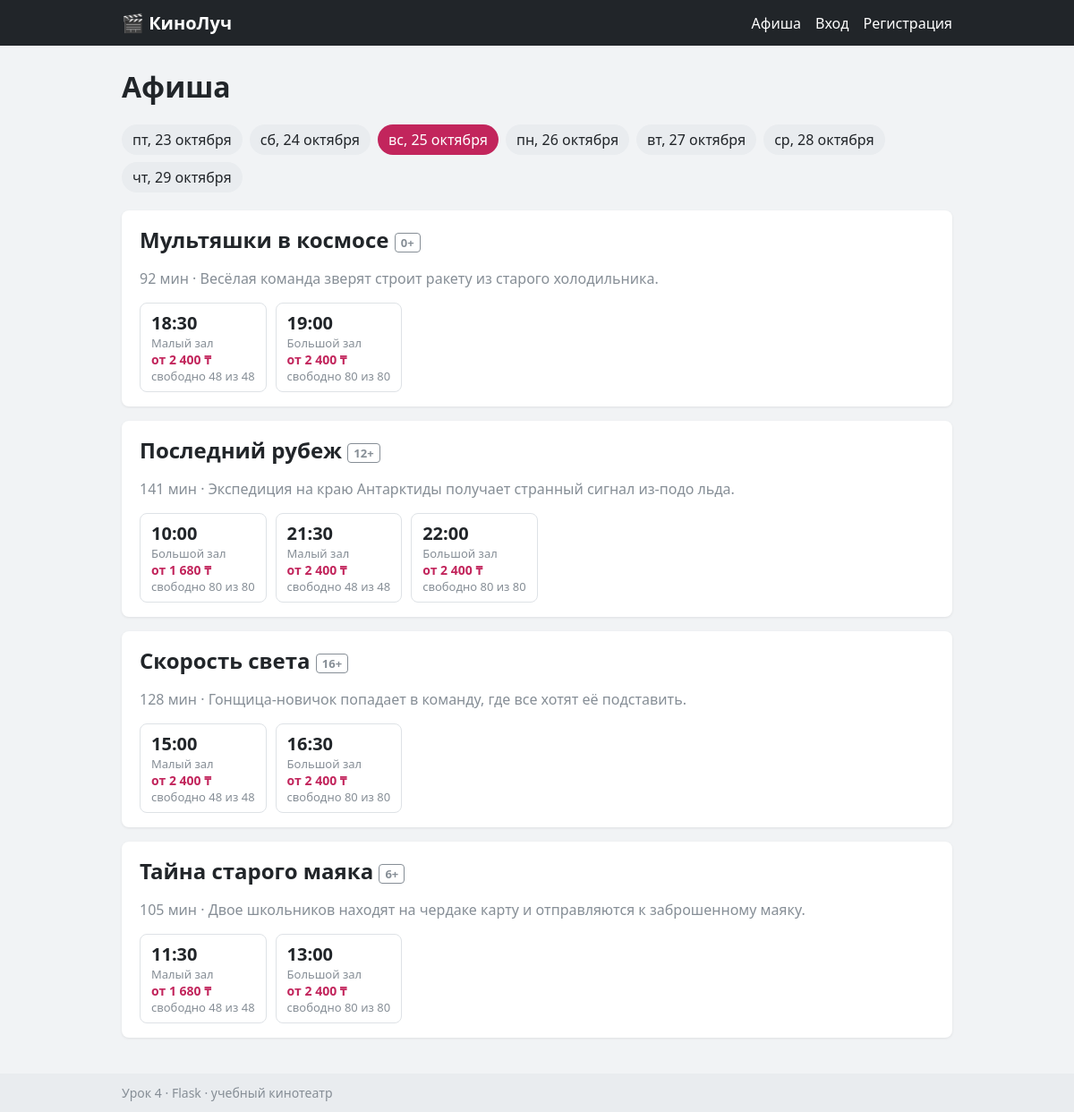
The app's page /?day=2026-10-25 with its own data.
### tables this page shows
CREATE TABLE movies (
    id INTEGER PRIMARY KEY AUTOINCREMENT,
    title TEXT NOT NULL,
    duration_min INTEGER NOT NULL,
    age TEXT NOT NULL,
    description TEXT NOT NULL
);

CREATE TABLE halls (
    id INTEGER PRIMARY KEY AUTOINCREMENT,
    name TEXT NOT NULL,
    rows_count INTEGER NOT NULL,
    seats_count INTEGER NOT NULL
);

### app/views/schedule.py (the view)
@bp.route("/")
def index():
    days = dates.next_days(config.DAYS_AHEAD)
    day = dates.parse_day(request.args.get("day"), date.today())
    if day not in days:
        day = days[0]
    movies = {}
    for st in showtimes_repo.for_day(day):
        if st.is_past():
            continue
        free = st.hall.capacity - showtimes_repo.count_taken(st.id)
        entry = movies.setdefault(st.movie.id, {"movie": st.movie, "showtimes": []})
        entry["showtimes"].append({
            "showtime": st,
            "free": free,
            "price": pricing.min_price(st),
        })
    for entry in movies.values():
        entry["showtimes"].sort(key=lambda item: item["showtime"].start)
    return render_template("schedule.html", days=days, day=day, movies=list(movies.values()))

### app/auth.py (called while the page is built, shortened)
def current_user():
    user_id = session.get("user_id")
    if user_id is None:
        return None

def inject_user():
    return {"user": current_user()}

### app/db.py (called while the page is built)
def get_db():
    if "db" not in g:
        if not os.path.exists(config.DATABASE):
            init_db()
        g.db = sqlite3.connect(config.DATABASE)
        g.db.row_factory = sqlite3.Row
    return g.db

### app/models/hall.py (called while the page is built)
    @property
    def capacity(self):
        return self.rows * self.seats

### app/models/showtime.py (called while the page is built)
    def is_past(self, now=None):
        now = now or datetime.now()
        return self.start <= now

### app/repositories/showtimes.py (called while the page is built)
def _to_showtime(row):
    return Showtime(
        id=row["id"],
        start=datetime.strptime(row["start"], "%Y-%m-%d %H:%M"),
        movie=Movie(
            id=row["movie_id"],
            title=row["title"],
            duration_min=row["duration_min"],
            age=row["age"],
            description=row["description"],
        ),
        hall=Hall(
            id=row["hall_id"],
            name=row["hall_name"],
            rows=row["rows_count"],
            seats=row["seats_count"],
        ),
    )

def for_day(day):
    rows = get_db().execute(queries.SHOWTIMES_BY_DAY, (day.isoformat(),)).fetchall()
    return [_to_showtime(r) for r in rows]

def count_taken(showtime_id):
    return get_db().execute(queries.COUNT_TAKEN, (showtime_id,)).fetchone()[0]

### app/services/pricing.py (called while the page is built)
def seat_price(showtime, row):
    price = config.BASE_PRICE
    if showtime.start.hour < config.MORNING_UNTIL:
        price = price * (100 - config.MORNING_DISCOUNT_PERCENT) // 100
    if is_weekend(showtime.start):
        price = price * (100 + config.WEEKEND_EXTRA_PERCENT) // 100
    if row > showtime.hall.rows - config.VIP_ROWS:
        price += config.VIP_EXTRA
    return price

def row_prices(showtime):
    return {row: seat_price(showtime, row) for row in range(1, showtime.hall.rows + 1)}

def min_price(showtime):
    return min(row_prices(showtime).values())

### app/utils/dates.py (called while the page is built)
def is_weekend(day):
    return day.isoweekday() >= 6

def human_day(day):
    return f"{WEEKDAYS[day.weekday()]}, {day.day} {MONTHS[day.month - 1]}"

def hhmm(moment):
    return moment.strftime("%H:%M")

def next_days(count):
    today = date.today()
    return [today + timedelta(days=i) for i in range(count)]

def parse_day(text, default):
    try:
        return datetime.strptime(text, "%Y-%m-%d").date()
    except (TypeError, ValueError):
        return default

### app/utils/formatting.py (called while the page is built)
def money(value):
    return f"{value:,}".replace(",", " ") + " ₸"

### app/templates/schedule.html (shortened to what this page needs)
{% extends "base.html" %}
{% block content %}
  <h1>Афиша</h1>
  <div class="days">
    {% for d in days %}
      <a class="day {% if d == day %}day--active{% endif %}"
         href="{{ url_for('schedule.index', day=d.isoformat()) }}">{{ d|day }}</a>
    {% endfor %}
  </div>
  {% if movies %}
    {% for entry in movies %}
      <section class="movie">
        <div class="movie__head">
          <h2>{{ entry['movie'].title }} <span class="age">{{ entry['movie'].age }}</span></h2>
          <p class="muted">{{ entry['movie'].duration_min }} мин · {{ entry['movie'].description }}</p>
        </div>
        <div class="slots">
          {% for item in entry['showtimes'] %}
            {% set st = item['showtime'] %}
            <a class="slot" href="{{ url_for('schedule.showtime', showtime_id=st.id) }}">
              <span class="slot__time">{{ st.start|hhmm }}</span>
              <span class="slot__hall">{{ st.hall.name }}</span>
              <span class="slot__price">от {{ item['price']|money }}</span>
              <span class="slot__free">свободно {{ item['free'] }} из {{ st.hall.capacity }}</span>
            </a>
          {% endfor %}
        </div>
      </section>
    {% endfor %}
  {% else %}
    <p class="muted">На этот день сеансов больше нет.</p>
  {% endif %}
{% endblock %}

### app/static/css/style.css (style rules this page uses)
* { box-sizing: border-box; }
body { margin: 0; font-family: "Segoe UI", Arial, sans-serif; background: #f1f3f5; color: #212529; display: flex; flex-direction: column; min-height: 100vh; }
a { color: #c2255c; }
h1 { margin-top: 0; }
.muted { color: #868e96; }
.age { display: inline-block; font-size: 13px; padding: 1px 6px; border: 1px solid #868e96; border-radius: 4px; color: #868e96; vertical-align: middle; }
.days { display: flex; flex-wrap: wrap; gap: 8px; margin-bottom: 20px; }
.day { padding: 6px 12px; border-radius: 999px; background: #e9ecef; color: #212529; text-decoration: none; }
.day--active { background: #c2255c; color: #fff; }
.movie { background: #fff; border-radius: 8px; padding: 16px 20px; margin-bottom: 16px; box-shadow: 0 1px 3px rgba(0, 0, 0, 0.08); }
.movie__head h2 { margin: 0 0 4px; }
.slots { display: flex; flex-wrap: wrap; gap: 10px; margin-top: 12px; }
.slot { display: flex; flex-direction: column; min-width: 130px; padding: 8px 12px; border: 1px solid #dee2e6; border-radius: 8px; color: #212529; text-decoration: none; }
.slot__time { font-size: 20px; font-weight: bold; }
.slot__hall, .slot__free { font-size: 13px; color: #868e96; }
.slot__price { font-size: 14px; color: #c2255c; font-weight: 600; }

### records on screen
movies: movie "Мультяшки в космосе", movie.age "0+", movie.duration_min "92", movie.description "Весёлая команда зверят строит ракету из старого холодильника."
halls: hall.name "Малый зал" "Малый зал" "Малый зал" "Малый зал"
halls: hall.name "Большой зал" "Большой зал" "Большой зал" "Большой зал" "Большой зал"
movies: movie "Последний рубеж", movie.age "12+", movie.duration_min "141", movie.description "Экспедиция на краю Антарктиды получает странный сигнал из-подо льда."
movies: movie "Скорость света", movie.age "16+", movie.duration_min "128", movie.description "Гонщица-новичок попадает в команду, где все хотят её подставить."
movies: movie "Тайна старого маяка", movie.age "6+", movie.duration_min "105", movie.description "Двое школьников находят на чердаке карту и отправляются к заброшенному маяку."

### other values on screen
{{ d|day }} "пт, 23 октября" "сб, 24 октября" "вс, 25 октября" "пн, 26 октября" "вт, 27 октября" "ср, 28 октября" "чт, 29 октября"
{{ st.start|hhmm }} "18:30" "19:00" "10:00" "21:30" "22:00" "15:00" "16:30" "11:30" "13:00"
{{ item['price']|money }} "2 400 ₸" "2 400 ₸" "1 680 ₸" "2 400 ₸" "2 400 ₸" "2 400 ₸" "2 400 ₸" "1 680 ₸" "2 400 ₸"
{{ item['free'] }} "48" "80" "80" "48" "80" "48" "80" "48" "80"
{{ st.hall.capacity }} "48" "80" "80" "48" "80" "48" "80" "48" "80"
